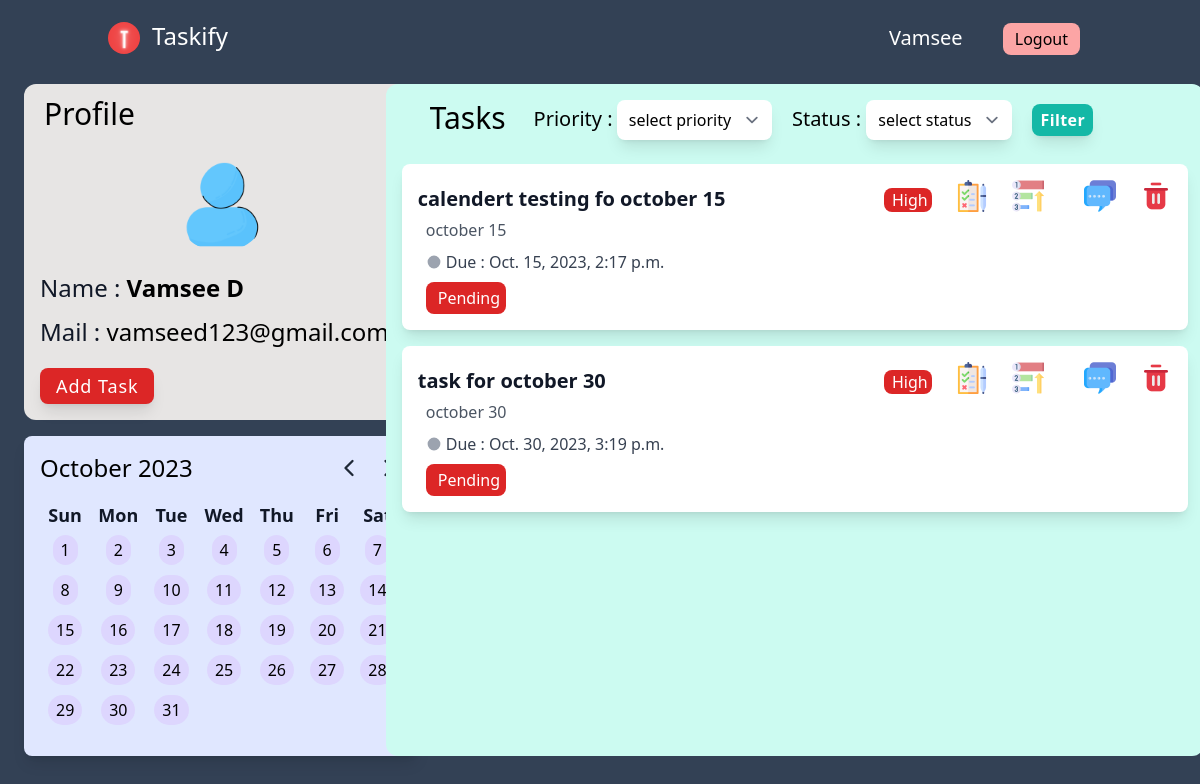
The app's page / (signed in) with its own data.
### tasks/models.py (models this page shows)
class Task(models.Model):
    id = models.AutoField(primary_key=True)
    title = models.CharField(max_length=100)
    description = models.TextField(max_length=300)
    due_date = models.DateTimeField()
    prority_choices = [
        ('low','low'),
        ('medium','medium'),
        ('high','high'),
    ]
    priority = models.CharField(max_length=15,choices=prority_choices,default='medium')
    category_choices = [
        ('personal','personal'),
        ('work','work'),
        ('learning','learning'),
    ]
    category = models.CharField(max_length=15,choices=category_choices, default='personal')
    status_choices = [
        ('pending','pending'),
        ('in-progress','in-progress'),
        ('completed','completed'),
    ]
    status = models.CharField(max_length=15,choices=status_choices,default='pending')
    user_id = models.ForeignKey(User,on_delete = models.CASCADE)
    created_at = models.DateTimeField()
    updated_at = models.DateTimeField()

### home/views.py (the view)
# urls.py: path('',views.homepage,name='homepage'),
def homepage(request, *args, **kwargs):
    if request.user.is_authenticated:
        tasks = Task.objects.filter(user_id = request.user).order_by('created_at')
        count = len(tasks)
        comments = Comment.objects.filter(user_id = request.user)
        return render(request, 'home.html',{'tasks':tasks,'count':count,'comments':comments})
    return render(request,'home.html')

### theme/templates/home.html (shortened to what this page needs)
{% extends "base.html" %}
{% load static%}
{%block body %}
<header class="text-black body-font">
    <div class="container mx-auto flex flex-wrap p-5 flex-col md:flex-row">
      <a href="/" class="flex title-font font-medium items-center text-white mb-4 md:mb-0">
        <img class="h-8 w-8 object-cover object-center rounded-full " src="{% static 'img/logo.png' %}">
        <span class="ml-3 pb-1 text-2xl">Taskify</span>
      </a>
     <div class="hidden sm:block sm:ml-auto">
        {% if user.is_authenticated %}
            <h2 class="inline-flex items-center mx-3 capitalize text-white font-medium text-xl py-1 px-3 focus:outline-none  mt-4 md:mt-0" >{{user.first_name}}</h2>
            <a href="/profiles/logout/" class="inline-flex items-center mx-3 bg-red-300 border-0 py-1 px-3 active:bg-red-400 focus:outline-none hover:bg-red-200 rounded-lg text-base mt-4 md:mt-0">Logout
            </a>
        {%endif%}
     </div>
    </div>
</header>
  <div class="mt-2  ">
    {% if user.is_authenticated %}
    <div class="h-full">
      <div class="mx-1 sm:mx-4 md:mx-6 grid grid-cols-7 gap-4 md:gap-4 sm:h-5/6">
        <div class="hidden col-span-6 md:col-span-2 md:grid grid-flow-row gap-4 h-80">
          <div class="bg-stone-200 rounded-xl">
            <p class="text-black text-left ml-2 capitalize mt-2 px-3 py-1 font-medium text-3xl">profile</p>
            <img class="my-5 mx-auto  h-24 w-24 rounded-full" src="{% static 'img/profile.png'%}" alt="profile picture" >
            <h1 class="mx-4 my-3 text-gray-900 font-medium text-2xl"> Name : <span class=" text-black font-bold capitalize">{{user.first_name}} {{user.last_name}}</span> </h1>
            <h1 class="mx-4 my-3 text-gray-900 font-medium text-2xl"> Mail : <span class=" text-black font-medium ">{{user.email}}</span> </h1>
            <div class="ml-2 my-4 mt-5">
              <a href="/tasks/add/task/" class="inline-flex mx-2   text-white tracking-wider bg-red-600 font-medium rounded-lg border-0 py-1 px-4 capitalize shadow-lg  focus:outline-none hover:-translate-y-0.5 transform transistion active:bg-red-400 hover:bg-red-500 hover:shadow-xl text-lg">Add task</a>
            </div>
          </div>
          <div class="bg-indigo-100 rounded-lg shadow-lg p-4 h-80">
            <div class="flex justify-between items-center mb-4">
              <h2 id="currentMonthYear" class="text-2xl font-medium"></h2>
              <div class="flex items-center">
                <button id="prevMonth" class=" focus:text-black hover:text-gray-400 text-gray-800 font-medium">
                </button>
                <button id="nextMonth" class="focus:text-black hover:text-gray-400 ml-3 text-gray-800 font-medium">
                </button>
              </div>
            </div>
            <table class="mt-4 mx-auto table-auto">
                <thead>
                    <tr>
                        <th class="text-lg text-gray-900 px-2">Sun</th>
                        <th class="text-lg text-gray-900 px-2">Mon</th>
                        <th class="text-lg text-gray-900 px-2">Tue</th>
                        <th class="text-lg text-gray-900 px-2">Wed</th>
                        <th class="text-lg text-gray-900 px-2">Thu</th>
                        <th class="text-lg text-gray-900 px-2">Fri</th>
                        <th class="text-lg text-gray-900 px-2">Sat</th>
                    </tr>
                </thead>
                <tbody id="calendarBody">
                </tbody>
            </table>
          </div>
        </div>
        <div class="col-span-6 sm:col-span-5 w-full mx-7 bg-teal-100 rounded-xl overflow-y-scroll h-100">
          <div class="fixed pb-2 px-6 rounded-lg  z-20 flex items-center  justify-between ">
            <h1 class="text-black text-left ml-2 capitalize mt-2 px-3 py-1 font-medium text-3xl">tasks</h1>
            <div class="hidden md:flex mr-0 ml-4 mt-3 ">
              <form method="post" action="/filter/">
                <label class="text-xl " for="Priority">Priority :</label>
                <select name="priority" class="mr-4 bg-white rounded-lg border-none text-md shadow-lg " id="Priority" >
                  {%if f_priority%}
                    <option value="{{f_priority}}" selected value="{{f_priority}}">{{f_priority}}</option>
                    <option value="None" >None </option>
                  {%else%}
                    <option value="None" selected value="Priority">select priority</option>
                  {%endif%}
                </select>
                <label class="text-xl " for="status">Status : </label>
                <select name="status" class="mr-4 bg-white rounded-lg border-none text-md shadow-lg " id="status" >
                  {%if f_status%}
                    <option value="{{f_status}}" selected value="{{f_status}}">{{f_status}}</option>
                    <option value="None" >None </option>
                  {%else%}
                    <option value="None" selected value="Priority">select status</option>
                  {%endif%}
                </select>
                <input type="submit" value="Filter" class="mr-3 text-white font-semibold  tracking-wide rounded-lg my-2 px-2 py-1 bg-teal-500 shadow-lg  hover:shadow-xl active:bg-teal-600 hover:-translate-y-0.5 transform transistion">
              </form>
            </div>
          </div>
          <div class="mt-20 mb-10">
              {% for task in tasks %}
              <div class="mx-4 mt-4 bg-white rounded-lg shadow-lg p-4 relative">
                <div class="flex justify-between items-center">
                  <p id="taskTitle" data="{{task.id}}" class="text-xl font-bold text-gray-900">{{ task.title }}</p>
                    <div class="flex space-x-2">
                      {% if task.priority == 'high' %}
                      <p class="px-2 mt-2 h-6 mx-4 w-12  bg-red-600 rounded-lg font-medium text-md text-white capitalize">{{task.priority}}</p>
                      {%endif%}
                      <div class="mx-4 relative inline-block text-gray-600">
                        <button class="mx-4text-gray-600 hover:text-gray-800 focus:outline-none status-dropdown-button "id="statusDropdownButton">
                          <img src="{% static 'img/status.png'%}" alt="comments" class="h-8 w-8">
                        </button>
                      </div>
                      <div class="mx-4 relative inline-block text-gray-600">
                        <button class="mx-4 text-gray-600 hover:text-gray-800 focus:outline-none priority-dropdown-button" >
                            <img src="{% static 'img/priority.png'%}" alt="priority" class="h-8 w-8">
                        </button>
                      </div>
                      <div class="mx-4 relative inline-block text-gray-600">
                        <button  class="mx-4 text-gray-600 hover:text-gray-800 focus:outline-none comment-dropdown-button"  >
                            <a>
                                <img src="{% static 'img/comment.png'%}" alt="comments" class="h-8 w-8">
                            </a>
                        </button>
                      </div>
                      <div class="mx-4 relative inline-block text-gray-600">
                        <a href="/tasks/delete/{{task.id}}/" class=" text-gray-600 hover:text-gray-800 focus:outline-none">
                          <img src="{% static 'img/delete.png'%}" alt="comments" class="h-8 w-8">
                        </a>
                      </div>
                    </div>
                </div>
                <p class="text-gray-600 mx-2 text-md">{{ task.description }}</p>
                <div class="flex items-center mx-2 mt-2">
                    <svg xmlns="http://www.w3.org/2000/svg" class="w-4 h-4 text-gray-400 mr-1" viewBox="0 0 20 20" fill="currentColor">
                        <path d="M10 2a8 8 0 100 16 8 8 0 000-16zm-1 14h2v-2h-2v2zm0-4h2V7h-2v5z" />
                    </svg>
                    <p class="text-gray-700">Due : {{ task.due_date }}</p>
                </div>
                <div class="mx-2 mt-2 ">
                  {% if task.status == 'pending' %}
                  <p class="px-3 py-1 w-20 bg-red-600 rounded-lg font-medium text-md text-white capitalize">{{task.status}}</p>
                  {%endif%}
                </div>
              </div>
            {% endfor %}
          </div>
        </div>
      </div>
    </div>
    {%endif%}
  </div>
{% endblock %}

### records on screen
Task: title "calendert testing fo october 15", priority "High", description "october 15", due_date "Oct. 15, 2023, 2:17 p.m.", status "Pending"
Task: title "task for october 30", priority "High", description "october 30", due_date "Oct. 30, 2023, 3:19 p.m.", status "Pending"

### other values on screen
{{ user.first_name }} "Vamsee"
{{ user.last_name }} "D"
{{ user.email }} "vamseed123@gmail.com"
